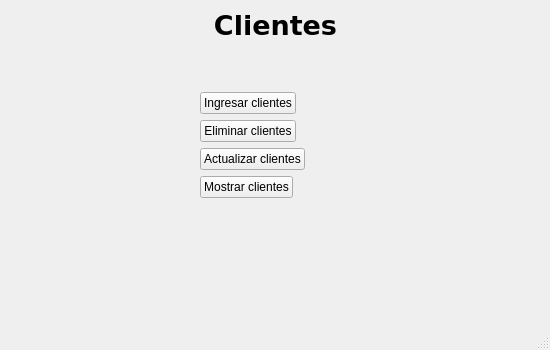
<?xml version="1.0" encoding="UTF-8"?>
<ui version="4.0">
 <class>MainWindow</class>
 <widget class="QMainWindow" name="MainWindow">
  <property name="geometry">
   <rect>
    <x>0</x>
    <y>0</y>
    <width>550</width>
    <height>350</height>
   </rect>
  </property>
  <property name="maximumSize">
   <size>
    <width>550</width>
    <height>350</height>
   </size>
  </property>
  <property name="windowTitle">
   <string>MainWindow</string>
  </property>
  <widget class="QWidget" name="centralwidget">
   <widget class="QLabel" name="label">
    <property name="geometry">
     <rect>
      <x>200</x>
      <y>0</y>
      <width>151</width>
      <height>51</height>
     </rect>
    </property>
    <property name="font">
     <font>
      <family>DejaVu Sans</family>
      <pointsize>20</pointsize>
      <weight>75</weight>
      <bold>true</bold>
     </font>
    </property>
    <property name="text">
     <string>Clientes</string>
    </property>
    <property name="alignment">
     <set>Qt::AlignCenter</set>
    </property>
   </widget>
   <widget class="QWidget" name="formLayoutWidget">
    <property name="geometry">
     <rect>
      <x>200</x>
      <y>60</y>
      <width>152</width>
      <height>171</height>
     </rect>
    </property>
    <layout class="QFormLayout" name="formLayout_2">
     <property name="fieldGrowthPolicy">
      <enum>QFormLayout::AllNonFixedFieldsGrow</enum>
     </property>
     <item row="0" column="0">
      <spacer name="verticalSpacer_4">
       <property name="orientation">
        <enum>Qt::Vertical</enum>
       </property>
       <property name="sizeHint" stdset="0">
        <size>
         <width>18</width>
         <height>40</height>
        </size>
       </property>
      </spacer>
     </item>
     <item row="4" column="0">
      <widget class="QPushButton" name="btn_update">
       <property name="text">
        <string>Actualizar clientes</string>
       </property>
      </widget>
     </item>
     <item row="5" column="0">
      <widget class="QPushButton" name="btn_show">
       <property name="text">
        <string>Mostrar clientes</string>
       </property>
      </widget>
     </item>
     <item row="6" column="0">
      <spacer name="verticalSpacer_5">
       <property name="orientation">
        <enum>Qt::Vertical</enum>
       </property>
       <property name="sizeHint" stdset="0">
        <size>
         <width>18</width>
         <height>40</height>
        </size>
       </property>
      </spacer>
     </item>
     <item row="1" column="0">
      <widget class="QPushButton" name="btn_ingresar">
       <property name="text">
        <string>Ingresar clientes</string>
       </property>
      </widget>
     </item>
     <item row="2" column="0">
      <widget class="QPushButton" name="btn_eliminar">
       <property name="text">
        <string>Eliminar clientes</string>
       </property>
      </widget>
     </item>
    </layout>
   </widget>
  </widget>
  <widget class="QMenuBar" name="menubar">
   <property name="geometry">
    <rect>
     <x>0</x>
     <y>0</y>
     <width>550</width>
     <height>25</height>
    </rect>
   </property>
  </widget>
  <widget class="QStatusBar" name="statusbar"/>
 </widget>
 <resources/>
 <connections/>
</ui>
